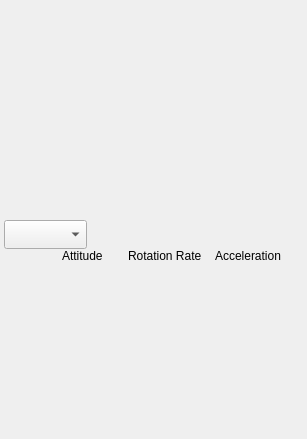
<?xml version="1.0" encoding="UTF-8"?>
<ui version="4.0">
 <class>SummaryPanel</class>
 <widget class="QWidget" name="SummaryPanel">
  <property name="geometry">
   <rect>
    <x>0</x>
    <y>0</y>
    <width>307</width>
    <height>439</height>
   </rect>
  </property>
  <property name="windowTitle">
   <string>ADCS</string>
  </property>
  <widget class="Model3DView" name="Model3DView0(autoname)" native="true">
   <property name="geometry">
    <rect>
     <x>4</x>
     <y>4</y>
     <width>299</width>
     <height>215</height>
    </rect>
   </property>
  </widget>
  <widget class="QLabel" name="QLabel0(autoname)">
   <property name="geometry">
    <rect>
     <x>62</x>
     <y>248</y>
     <width>64</width>
     <height>16</height>
    </rect>
   </property>
   <property name="text">
    <string>Attitude</string>
   </property>
  </widget>
  <widget class="QLabel" name="QLabel1(autoname)">
   <property name="geometry">
    <rect>
     <x>128</x>
     <y>248</y>
     <width>104</width>
     <height>16</height>
    </rect>
   </property>
   <property name="text">
    <string>Rotation Rate</string>
   </property>
  </widget>
  <widget class="QLabel" name="QLabel2(autoname)">
   <property name="geometry">
    <rect>
     <x>215</x>
     <y>248</y>
     <width>96</width>
     <height>16</height>
    </rect>
   </property>
   <property name="text">
    <string>Acceleration</string>
   </property>
  </widget>
  <widget class="RotationView" name="RotationView0" native="true">
   <property name="geometry">
    <rect>
     <x>12</x>
     <y>268</y>
     <width>114</width>
     <height>80</height>
    </rect>
   </property>
   <property name="modeLocked" stdset="0">
    <bool>false</bool>
   </property>
   <property name="showLabels" stdset="0">
    <bool>true</bool>
   </property>
   <property name="eulerHLabel" stdset="0">
    <string>Yaw</string>
   </property>
   <property name="eulerELabel" stdset="0">
    <string>Pitch</string>
   </property>
   <property name="eulerBLabel" stdset="0">
    <string>Roll</string>
   </property>
   <widget class="COSMOSDatumWdgt" name="data" native="true">
    <property name="geometry">
     <rect>
      <x>0</x>
      <y>0</y>
      <width>10</width>
      <height>10</height>
     </rect>
    </property>
    <property name="acceptDrops">
     <bool>false</bool>
    </property>
    <property name="valueName" stdset="0">
     <string>node_loc_att_lvlh_s</string>
    </property>
   </widget>
  </widget>
  <widget class="QComboBox" name="RefFrameSelector">
   <property name="geometry">
    <rect>
     <x>4</x>
     <y>220</y>
     <width>83</width>
     <height>29</height>
    </rect>
   </property>
  </widget>
  <widget class="RotationView" name="RotationView1" native="true">
   <property name="geometry">
    <rect>
     <x>128</x>
     <y>268</y>
     <width>80</width>
     <height>80</height>
    </rect>
   </property>
   <property name="modeLocked" stdset="0">
    <bool>false</bool>
   </property>
   <property name="showLabels" stdset="0">
    <bool>false</bool>
   </property>
   <widget class="COSMOSDatumWdgt" name="data_2" native="true">
    <property name="geometry">
     <rect>
      <x>0</x>
      <y>0</y>
      <width>10</width>
      <height>10</height>
     </rect>
    </property>
    <property name="acceptDrops">
     <bool>false</bool>
    </property>
    <property name="valueName" stdset="0">
     <string>node_loc_att_lvlh_v</string>
    </property>
   </widget>
  </widget>
  <widget class="RotationView" name="RotationView2" native="true">
   <property name="geometry">
    <rect>
     <x>211</x>
     <y>268</y>
     <width>80</width>
     <height>80</height>
    </rect>
   </property>
   <property name="modeLocked" stdset="0">
    <bool>false</bool>
   </property>
   <property name="showLabels" stdset="0">
    <bool>false</bool>
   </property>
   <widget class="COSMOSDatumWdgt" name="data_3" native="true">
    <property name="geometry">
     <rect>
      <x>0</x>
      <y>0</y>
      <width>10</width>
      <height>10</height>
     </rect>
    </property>
    <property name="acceptDrops">
     <bool>false</bool>
    </property>
    <property name="valueName" stdset="0">
     <string>node_loc_att_lvlh_a</string>
    </property>
   </widget>
  </widget>
  <zorder>Model3DView0(autoname)</zorder>
  <zorder>QLabel0(autoname)</zorder>
  <zorder>QLabel1(autoname)</zorder>
  <zorder>QLabel2(autoname)</zorder>
  <zorder>RotationView0</zorder>
  <zorder>RefFrameSelector</zorder>
  <zorder>RotationView2(autoname)</zorder>
  <zorder>RotationView1</zorder>
  <zorder>RotationView2</zorder>
 </widget>
 <customwidgets>
  <customwidget>
   <class>Model3DView</class>
   <extends>QWidget</extends>
   <header>model3dview.h</header>
  </customwidget>
  <customwidget>
   <class>RotationView</class>
   <extends>QWidget</extends>
   <header>rotationview.h</header>
  </customwidget>
  <customwidget>
   <class>COSMOSDatumWdgt</class>
   <extends>QWidget</extends>
   <header>cosmosdata.h</header>
   <container>1</container>
  </customwidget>
 </customwidgets>
 <resources/>
 <connections/>
</ui>
